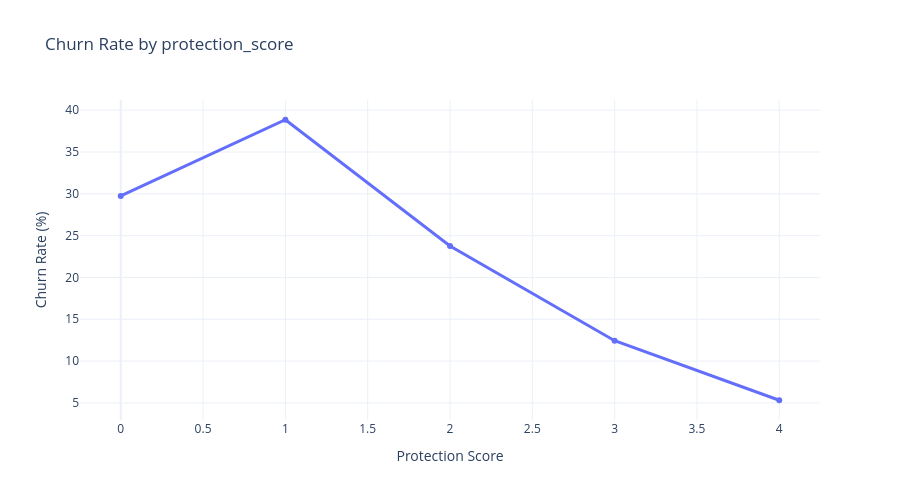

Write notebook code for a chart like this one.
### Code cell
plot_numeric_churn(df_model, "protection_score")

### Figure 1 — Plotly figure (JSON) as saved in the notebook; plotly's stock layout.template omitted (floating-point values rounded to 4 significant figures)
{"data": [{"hovertemplate": "protection_score=%{x}<br>Churn=%{y}<extra></extra>", "legendgroup": "", "line": {"color": "#636efa", "dash": "solid", "width": 3}, "marker": {"symbol": "circle"}, "mode": "lines+markers", "name": "", "orientation": "v", "showlegend": false, "type": "scatter", "x": [0, 1, 2, 3, 4], "xaxis": "x", "y": [29.75, 38.85, 23.76, 12.43, 5.319], "yaxis": "y"}], "layout": {"height": 500, "legend": {"tracegroupgap": 0}, "title": {"text": "Churn Rate by protection_score"}, "width": 900, "xaxis": {"anchor": "y", "domain": [0, 1], "title": {"text": "Protection Score"}}, "yaxis": {"anchor": "x", "domain": [0, 1], "title": {"text": "Churn Rate (%)"}}}}
